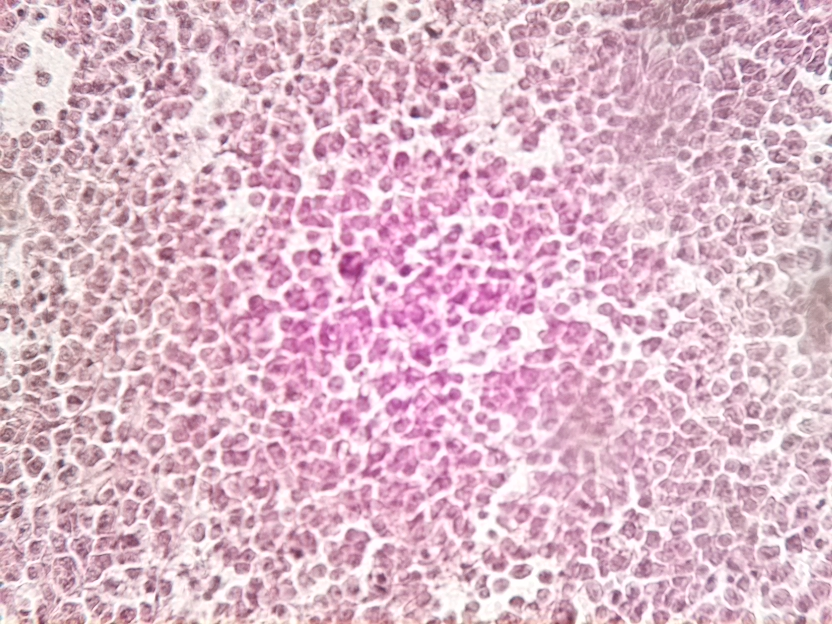
#> input picture InputImagesSelectionSet1/FullScann20z50step_10511_52100_25100.jpeg, 832 x 624 px; its folder holds only this picture in this run
$ python correctionOfSphericalAberration.py
#> lines starting #> are read from the running program, lines starting #| are printed output that depends on the picture; after the words box and inside, x2 and y2 are one past the last pixel; in counts of white or black regions, pixels touching at a corner belong together
import os
import statistics

import cv2
import numpy as np

def cartesian_image_to_polar(img):
    height, width = img.shape[:2]
    center = (width / 2, height/ 2)
    max_radius = np.sqrt(((width / 2.0) ** 2.0) + ((height / 2.0) ** 2.0))
    polar_image = cv2.linearPolar(img, center, max_radius, cv2.WARP_FILL_OUTLIERS)
    return polar_image, center, max_radius

def polar_image_to_cartesian(img, center, max_radius):
    cartesian_image = cv2.linearPolar(img, center, max_radius, cv2.WARP_FILL_OUTLIERS + cv2.WARP_INVERSE_MAP)
    return cartesian_image


def edges_canny(image):
    return cv2.Canny(image, threshold1=50, threshold2=300)

def create_edge_list_from_image_list(img_list):
    edges_list = []
    for image in img_list:
        padded_img = pad_image(image)
        polar_image_pad, center_pad, max_radius_pad = cartesian_image_to_polar(padded_img)
        polar_image_from_canny_pad = edges_canny(polar_image_pad)
        edges_of_image = sharpness_of_radius(polar_image_from_canny_pad)
        edges_list.append(edges_of_image)

    return edges_list

def sharpness_of_radius(image):
    sharpness_array = []

    for x in range(0, image.shape[1], scan_size):
        edge_sum = []
        for i in range(x, x + scan_size):
            window = image[:, i:i + 1]

            edge_sum.append(np.sum(window))

        sharpness_array.append(statistics.median(edge_sum))

    return sharpness_array

def create_absolute_values(list_of_values):
    transposed = [list(col) for col in zip(*list_of_values)]
    list_of_high_values = []
    index = 0
    for row in transposed:
        high = 0
        for i, value in enumerate(row):
            if value > high:
                high = value
                index = i
        list_of_high_values.append((int(high), index))

    return list_of_high_values

def create_new_image(images_list, max_values):
    images = []
    for image in images_list:
        polar_image = cartesian_image_to_polar(image)[0]
        images.append(polar_image)

    columns  = []
    for x, values in enumerate(max_values):
        img = images[values[1]]
        window = img[:, x * scan_size:x * scan_size + scan_size]
        columns.append(window)

    new_img = np.hstack(columns)

    return new_img

def pad_image(img):
    h, w = img.shape[:2]
    pad_y, pad_x = int(2.5 * h), int(2.5 * w)

    img = cv2.copyMakeBorder(
        img,
        pad_y, pad_y, pad_x, pad_x,
        borderType=cv2.BORDER_CONSTANT,
        value=(0, 0, 0)
    )
    return img

def remove_pad(img):
    mask = img > 1

    cord = np.argwhere(mask)
    y0, x0 = cord.min(axis=0)
    y1, x1 = cord.max(axis=0)

    cropped = img[y0:y1, x0:x1]
    return cropped

# [14 lines left out: function align_image, not called in this run]

def create_image_from_polar(polar, ref_img):
    center, max_radius = cartesian_image_to_polar(ref_img)[1:]
    image = remove_pad(polar_image_to_cartesian(polar, center, max_radius))
    return image

def canny_sum(image):
    polar_image, center_pad, max_radius_pad = cartesian_image_to_polar(image)
    canny_from_polar_image = edges_canny(polar_image)
    total_edges = 0
    for x in range(0, canny_from_polar_image.shape[1], scan_size):
        window = canny_from_polar_image[:, x:x + scan_size]
        total_edges = total_edges + np.sum(window)

    return total_edges

def load_images_from_folder(folder):
    images = []
    for filename in os.listdir(folder):
        images.append(folder + filename)
    return images

image_path_list = load_images_from_folder('./InputImagesSelectionSet1/')
scan_size = 15
aligned_images = []
img_for_alignment = ""

for i, img_path in enumerate(image_path_list):
    edges = canny_sum(cv2.imread(img_path, cv2.IMREAD_GRAYSCALE))
#> in cartesian_image_to_polar, `height, width = img.shape[:2]`: height = 624; width = 832
#> in cartesian_image_to_polar, `center = (width / 2, height/ 2)`: center = (416, 312)
#> in cartesian_image_to_polar, `max_radius = np.sqrt(((width / 2.0) ** 2.0) + ((height / 2.0) ** 2.0))`: max_radius = 520
#> in cartesian_image_to_polar, `polar_image = cv2.linearPolar(img, center, max_radius, cv2.WARP_FILL_O..`:
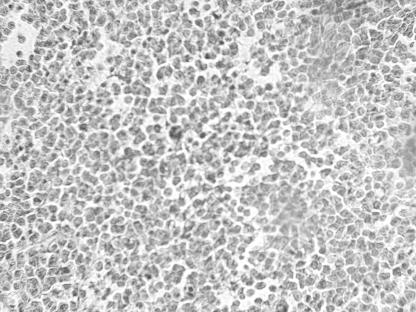
#> img: shape (624, 832) (shown at 1/2 size); min 65, max 255, mean 197.1
#> in canny_sum, `polar_image, center_pad, max_radius_pad = cartesian_image_to_polar(ima..`: center_pad = (416, 312); max_radius_pad = 520
#> in edges_canny, `return cv2.Canny(image, threshold1=50, threshold2=300)`:
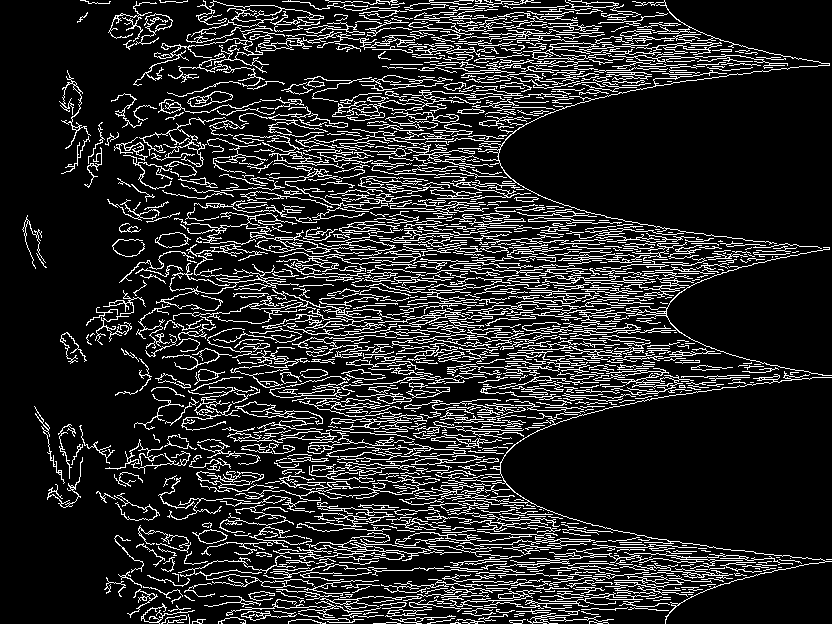
#> returned value: shape (624, 832); 15.4% white in thin lines or dots
#> the loop in canny_sum, `for x in range(0, canny_from_polar_image.shape[1], scan_size):` made 56 passes
#> total_edges on passes 1 to 8: 0, 14535, 53550, 97665, 233835, 340170, 427635, 567120
#> after the loop in canny_sum, `for x in range(0, canny_from_polar_image.shape[1], scan_size):`: total_edges = 20408160
#> edges = 20408160
    print('edges of image: ',img_path , edges)
#| edges of image:  ./InputImagesSelectionSet1/FullScann20z50step_10511_52100_25100.jpeg 20408160.0
    if i == 0:
        aligned_images.append(cv2.imread(img_path, cv2.IMREAD_GRAYSCALE))
        img_for_alignment = cv2.imread(img_path, cv2.IMREAD_GRAYSCALE)
    else:
        aligned_images.append(align_image(img_for_alignment, cv2.imread(img_path, cv2.IMREAD_GRAYSCALE)))


edge_list = create_edge_list_from_image_list(aligned_images)
#> the loop in create_edge_list_from_image_list, `for image in img_list:` made 1 pass
#> (h in pad_image, w in pad_image, pad_y in pad_image, pad_x in pad_image, height in cartesian_image_to_polar, width in cartesian_image_to_polar, max_radius in cartesian_image_to_polar, center_pad) on pass 1: (624, 832, 1560, 2080, 3744, 4992, 3120, (2496, 1872))
#> pass 1, in pad_image, `img = cv2.copyMakeBorder( img, pad_y, pad_y, pad_x, pad_x, borderType=..`:
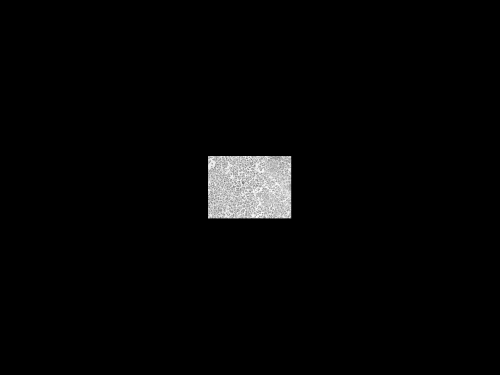
#> img: shape (3744, 4992) (shown at 1/10 size); min 0, max 255, mean 5.5
#> pass 1, in create_edge_list_from_image_list, `polar_image_from_canny_pad = edges_canny(polar_image_pad)`:
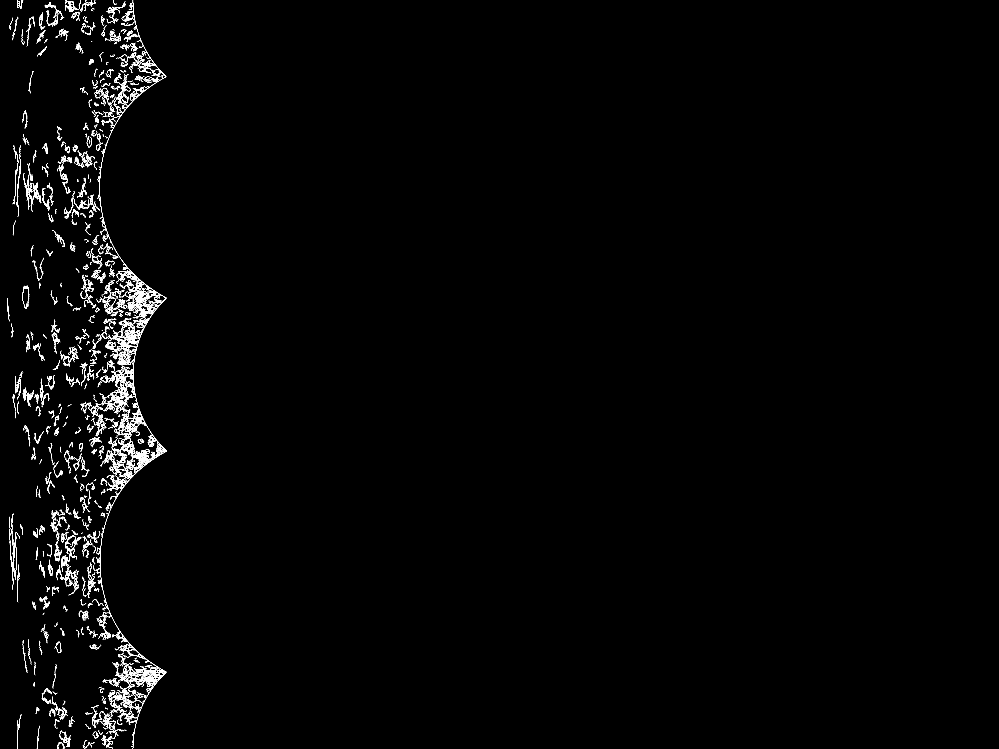
#> polar_image_from_canny_pad: shape (3744, 4992) (shown at 1/5 size); 0.64% white in thin lines or dots, all inside (x1, y1, x2, y2) = (36, 0, 833, 3744)
#> after the loop in create_edge_list_from_image_list, `for image in img_list:`: edges_list = 1 item
#> edge_list = 1 item
absolut_values = create_absolute_values(edge_list)
#> in create_absolute_values, `transposed = [list(col) for col in zip(*list_of_values)]`: transposed = 333 items, first 6: [0], [0], [3060], [9435], [17850], [28560]
#> the loop in create_absolute_values, `for row in transposed:` made 333 passes
#> after the loop in create_absolute_values, `for row in transposed:`: index = 0; list_of_high_values = 333 pairs, first value 0 to 85425, second value 0 to 0
#> absolut_values has the same summary as list_of_high_values in create_absolute_values

for i, aligned_image in enumerate(aligned_images):
    aligned_images[i] = pad_image(aligned_image)
#> this loop made 1 pass
#> (h in pad_image, w in pad_image, pad_y in pad_image, pad_x in pad_image) on pass 1: (624, 832, 1560, 2080)
#> after the loop, aligned_images = 1 item

corrected_image = create_image_from_polar(create_new_image(aligned_images, absolut_values), aligned_images[0])
#> the loop in create_new_image, `for image in images_list:` made 1 pass
#> (height in cartesian_image_to_polar, width in cartesian_image_to_polar, center in cartesian_image_to_polar, max_radius in cartesian_image_to_polar) on pass 1: (3744, 4992, (2496, 1872), 3120)
#> the loop in create_new_image, `for x, values in enumerate(max_values):` made 333 passes
#> values on passes 1 to 3: (0, 0), (0, 0), (3060, 0)
#> after the loop in create_new_image, `for x, values in enumerate(max_values):`: columns = 333 items
#> in create_image_from_polar, `center, max_radius = cartesian_image_to_polar(ref_img)[1:]`: center = (2496, 1872); max_radius = 3120
#> in remove_pad, `mask = img > 1`:
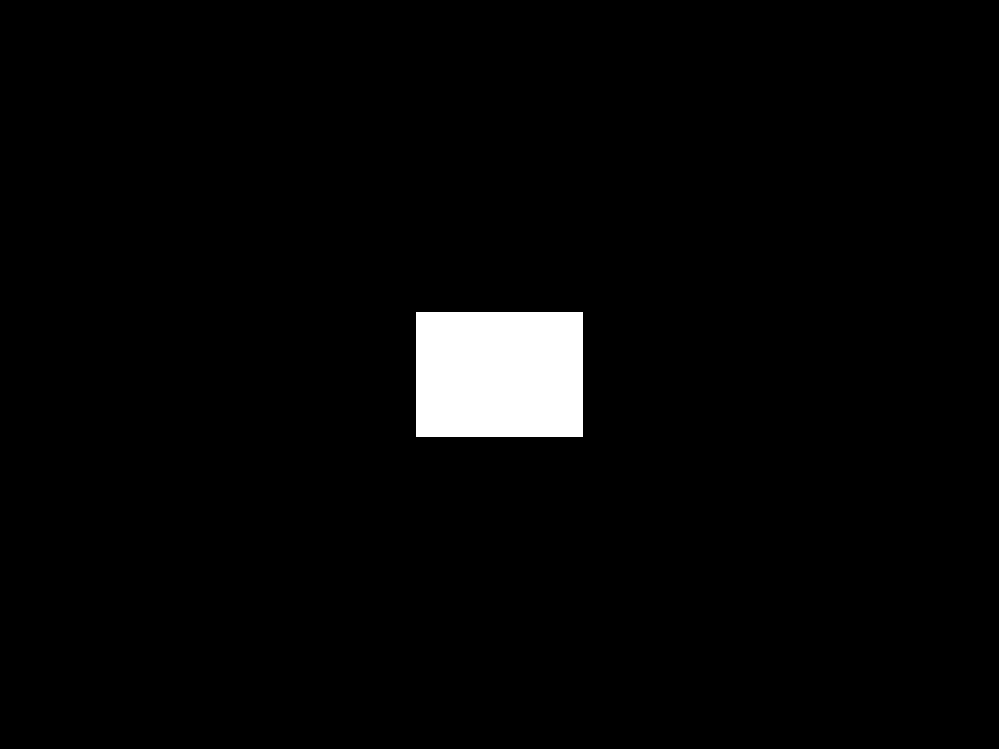
#> mask: shape (3744, 4992) bool (shown at 1/5 size); 2.8% white; 1 white region, box (x1, y1, x2, y2) and area: (2080, 1560, 2912, 2184) 519164
#> in remove_pad, `cord = np.argwhere(mask)`: cord = 519164 pairs, first value 1560 to 2183, second value 2080 to 2911
#> in remove_pad, `y0, x0 = cord.min(axis=0)`: y0 = 1560; x0 = 2080
#> in remove_pad, `y1, x1 = cord.max(axis=0)`: y1 = 2183; x1 = 2911

cv2.imshow('Corrected Image', corrected_image)
cv2.imwrite('corrected_image.jpeg', corrected_image)
print('edge count of corrected image', canny_sum(corrected_image))
#> in cartesian_image_to_polar (call 5), `polar_image = cv2.linearPolar(img, center, max_radius, cv2.WARP_FILL_O..`:
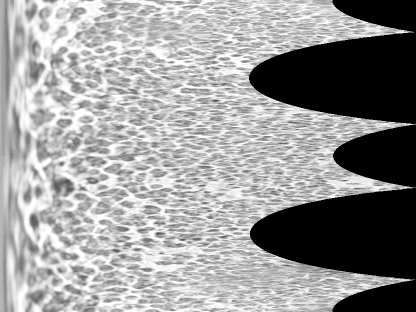
#> polar_image: shape (623, 831) (shown at 1/2 size); min 0, max 255, mean 152
#> in edges_canny (call 3), `return cv2.Canny(image, threshold1=50, threshold2=300)`:
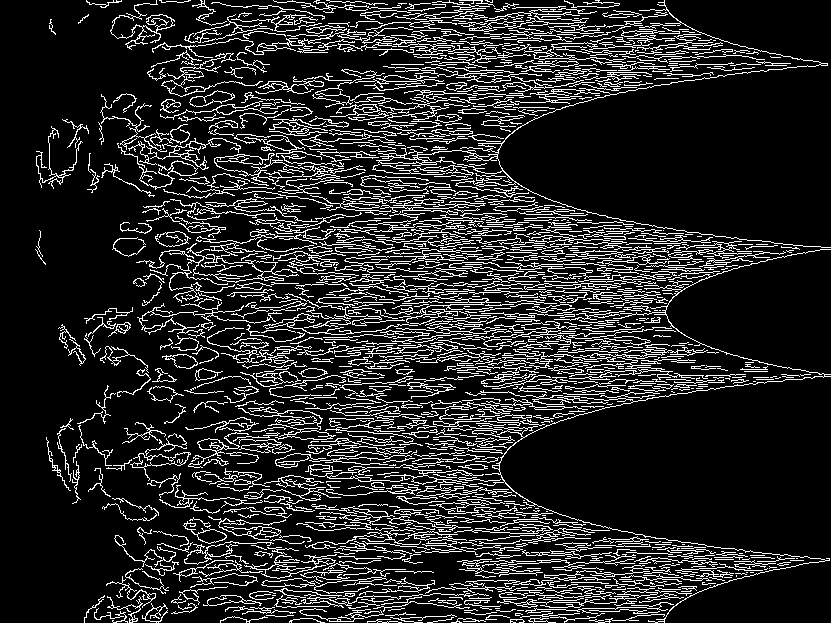
#> returned value: shape (623, 831); 15.3% white in thin lines or dots
#> the loop in canny_sum (call 2), `for x in range(0, canny_from_polar_image.shape[1], scan_size):` made 56 passes
#> total_edges on passes 1 to 8: 0, 0, 31620, 100470, 190230, 295545, 422535, 591855
#| edge count of corrected image 20232720.0

cv2.waitKey(0)

$ run again, on InputImagesSelectionSet1/FullScann20z50step_10511_52100_25220.jpeg
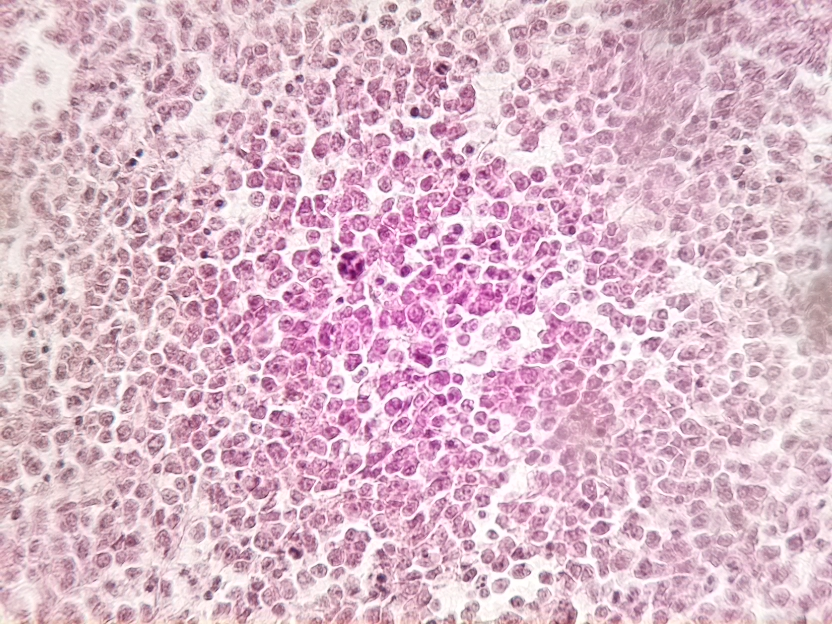
#> input picture InputImagesSelectionSet1/FullScann20z50step_10511_52100_25220.jpeg, 832 x 624 px
#> height = 624; width = 832
#> in cartesian_image_to_polar, `center = (width / 2, height/ 2)`: center = (416, 312)
#> in cartesian_image_to_polar, `max_radius = np.sqrt(((width / 2.0) ** 2.0) + ((height / 2.0) ** 2.0))`: max_radius = 520
#> in canny_sum, `polar_image, center_pad, max_radius_pad = cartesian_image_to_polar(ima..`: center_pad = (416, 312); max_radius_pad = 520
#> in edges_canny, `return cv2.Canny(image, threshold1=50, threshold2=300)`:
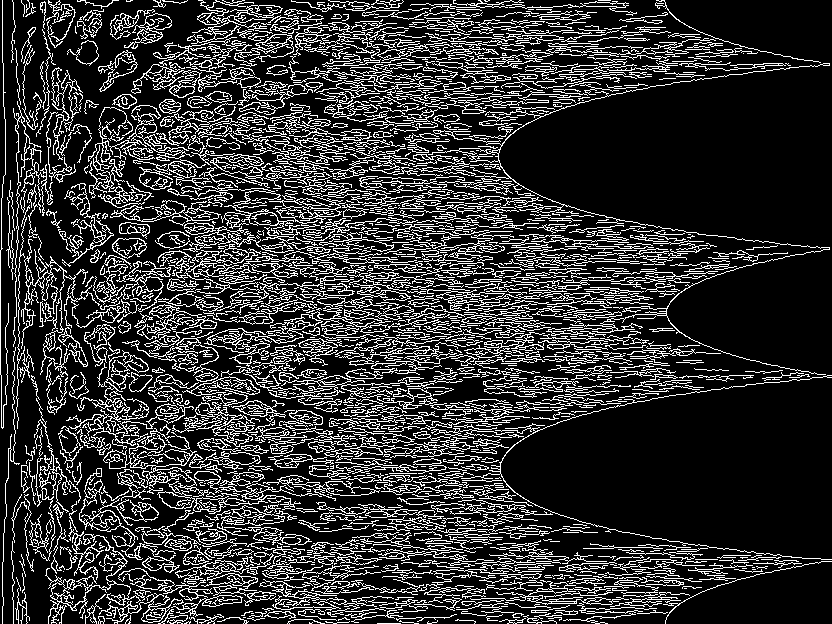
#> returned value: shape (624, 832); 20% white in thin lines or dots
#> the loop in canny_sum, `for x in range(0, canny_from_polar_image.shape[1], scan_size):` made 56 passes
#> total_edges on passes 1 to 8: 332520, 777240, 1162035, 1685805, 2163165, 2600235, 3103350, 3680925
#> after the loop in canny_sum, `for x in range(0, canny_from_polar_image.shape[1], scan_size):`: total_edges = 26493480
#| edges of image:  ./InputImagesSelectionSet1/FullScann20z50step_10511_52100_25220.jpeg 26493480.0
#> the loop in create_edge_list_from_image_list, `for image in img_list:` made 1 pass
#> (h in pad_image, w in pad_image, pad_y in pad_image, pad_x in pad_image, height in cartesian_image_to_polar, width in cartesian_image_to_polar, max_radius in cartesian_image_to_polar, center_pad) on pass 1: (624, 832, 1560, 2080, 3744, 4992, 3120, (2496, 1872))
#> after the loop in create_edge_list_from_image_list, `for image in img_list:`: edges_list = 1 item
#> transposed = 333 items, first 6: [159630], [127500], [83130], [108120], [106845], [102765]
#> the loop in create_absolute_values, `for row in transposed:` made 333 passes
#> after the loop in create_absolute_values, `for row in transposed:`: index = 0; list_of_high_values = 333 pairs, first value 0 to 180795, second value 0 to 0
#> absolut_values has the same summary as list_of_high_values in create_absolute_values
#> the loop `for i, aligned_image in enumerate(aligned_images):` made 1 pass
#> (h in pad_image, w in pad_image, pad_y in pad_image, pad_x in pad_image) on pass 1: (624, 832, 1560, 2080)
#> after the loop `for i, aligned_image in enumerate(aligned_images):`: aligned_images = 1 item
#> the loop in create_new_image, `for image in images_list:` made 1 pass
#> (height in cartesian_image_to_polar, width in cartesian_image_to_polar, center in cartesian_image_to_polar, max_radius in cartesian_image_to_polar) on pass 1: (3744, 4992, (2496, 1872), 3120)
#> the loop in create_new_image, `for x, values in enumerate(max_values):` made 333 passes
#> values on passes 1 to 3: (159630, 0), (127500, 0), (83130, 0)
#> after the loop in create_new_image, `for x, values in enumerate(max_values):`: columns = 333 items
#> in create_image_from_polar, `center, max_radius = cartesian_image_to_polar(ref_img)[1:]`: center = (2496, 1872); max_radius = 3120
#> mask: shape (3744, 4992) bool; 2.8% white; 1 white region, box (x1, y1, x2, y2) and area: (2080, 1560, 2912, 2184) 519164
#> cord = 519164 pairs, first value 1560 to 2183, second value 2080 to 2911
#> y0 = 1560; x0 = 2080
#> y1 = 2183; x1 = 2911
#> polar_image: shape (623, 831)
#> in edges_canny (call 3), `return cv2.Canny(image, threshold1=50, threshold2=300)`:
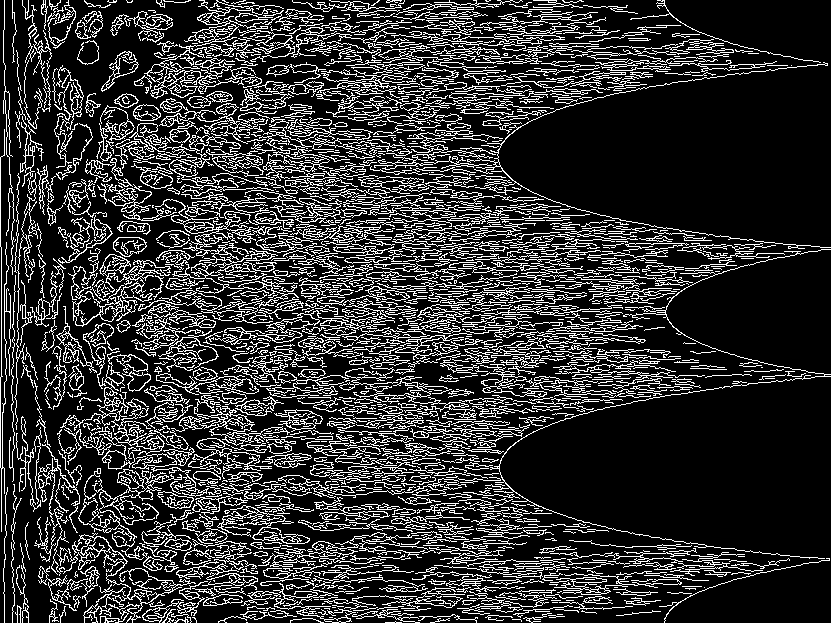
#> returned value: shape (623, 831); 19.9% white in thin lines or dots
#> the loop in canny_sum (call 2), `for x in range(0, canny_from_polar_image.shape[1], scan_size):` made 56 passes
#> total_edges on passes 1 to 8: 457470, 872865, 1261485, 1713090, 2193765, 2656590, 3164805, 3718155
#| edge count of corrected image 26295345.0
